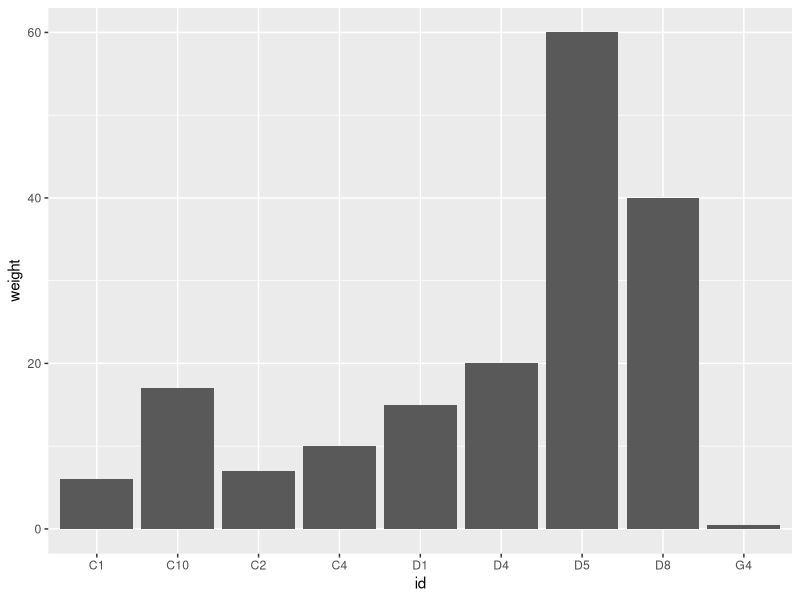
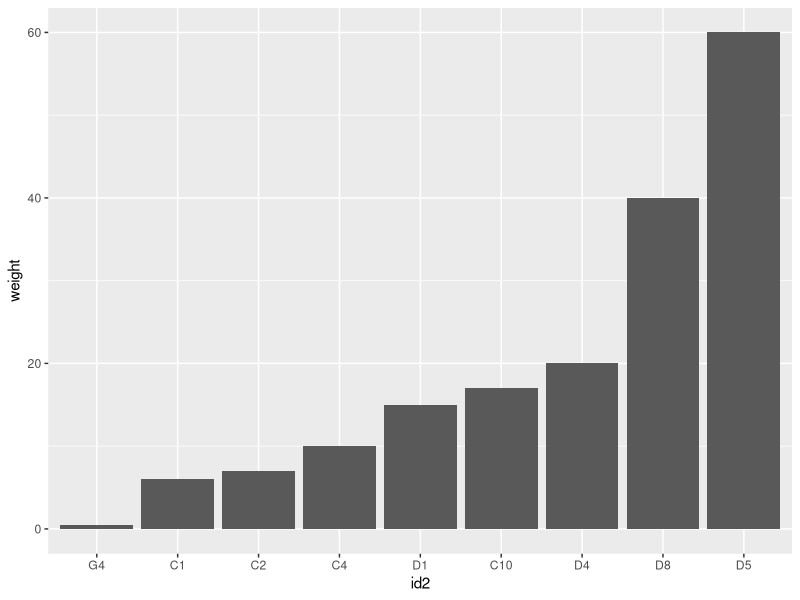
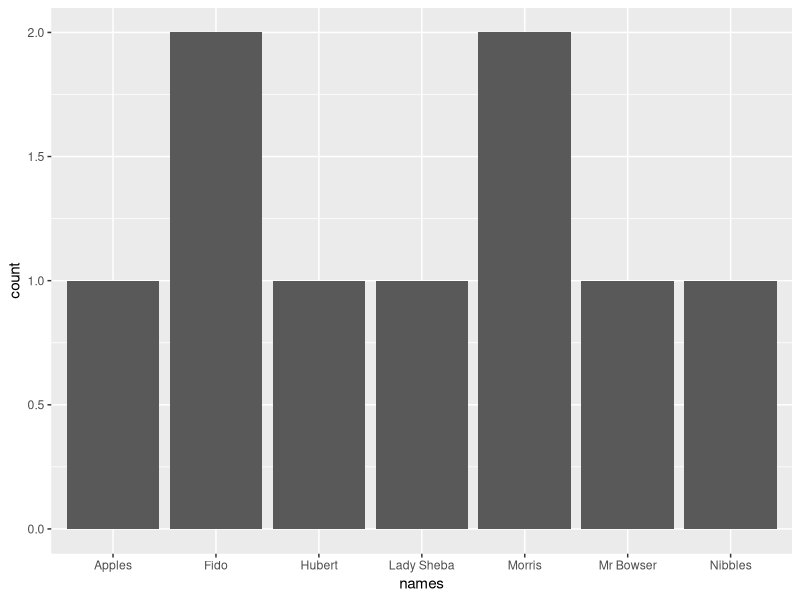
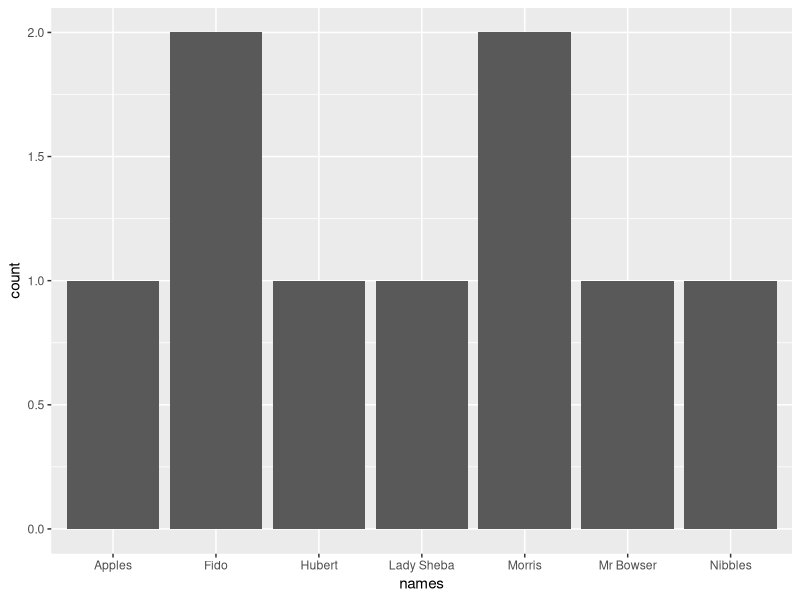
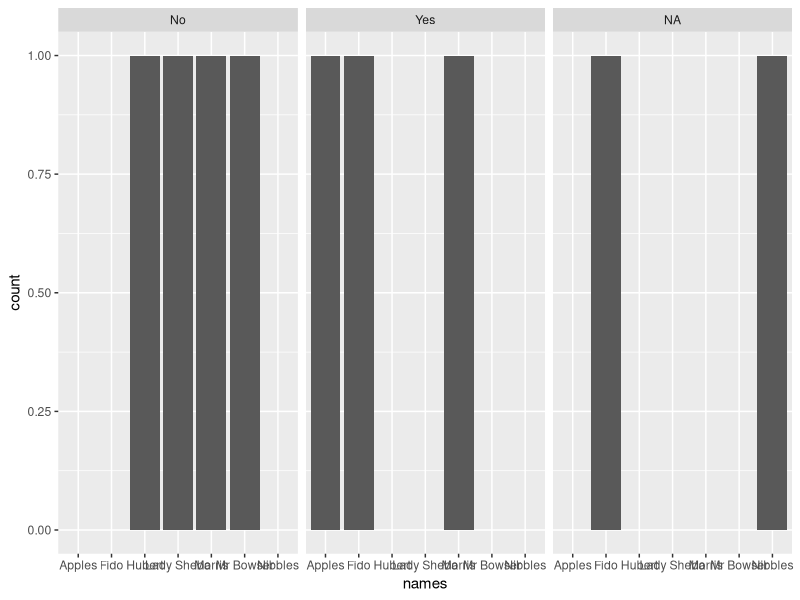
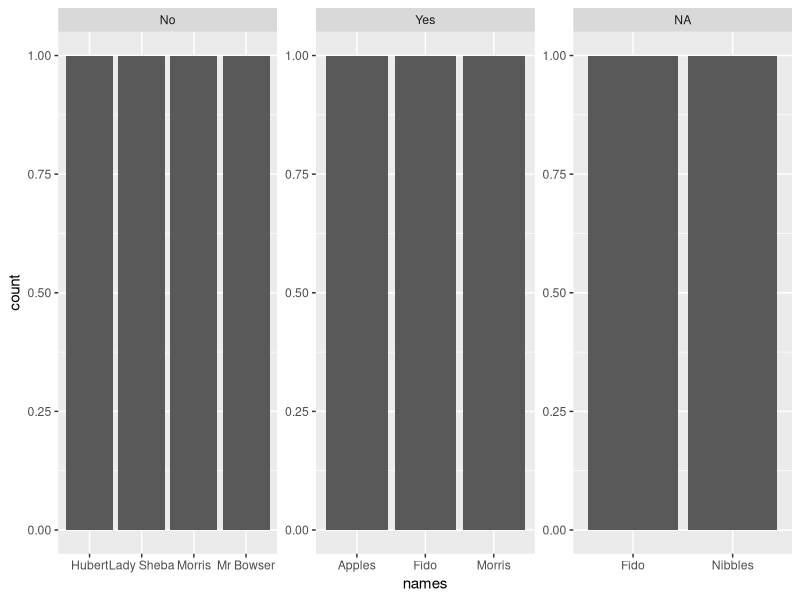
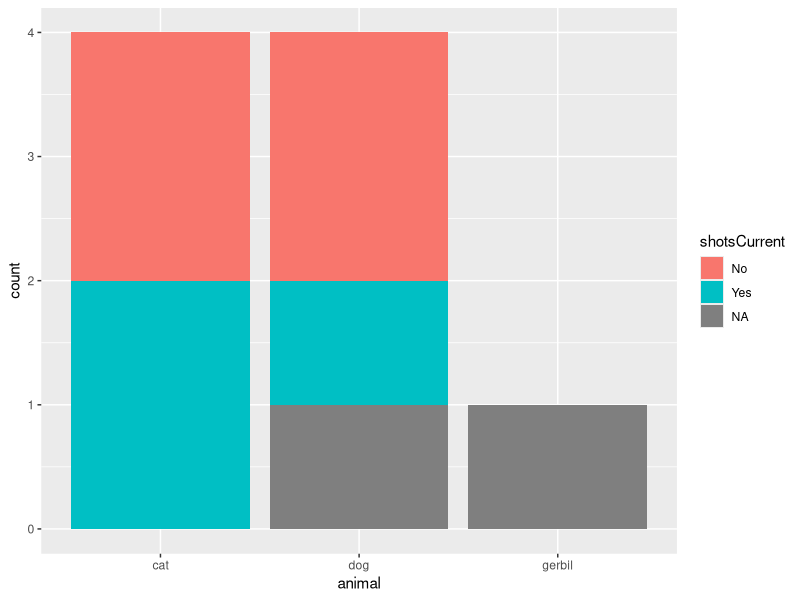
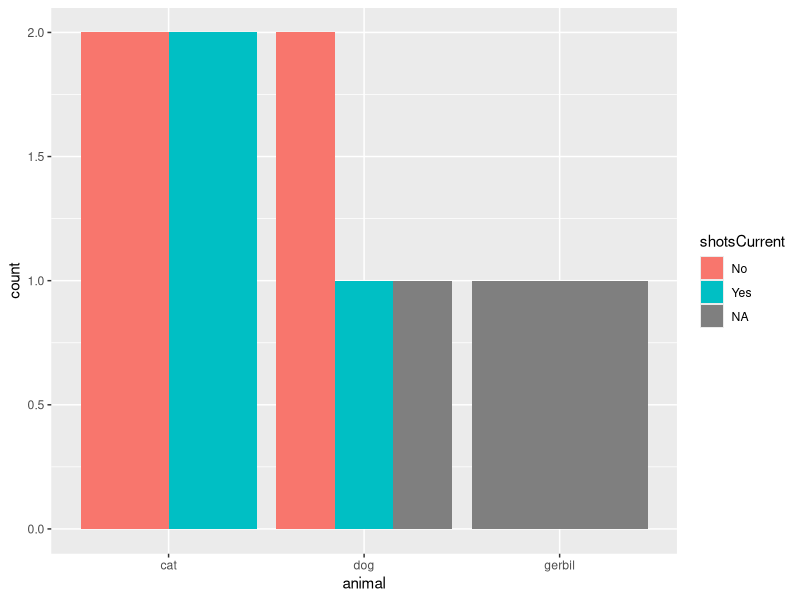

Reproduce these figures in R, in order.
## ---- chunk 1
knitr::opts_chunk$set(echo = TRUE)
library(tidyverse)
## ---- chunk 2
##make our table of pets
pets <- data.frame(id=c('C1','C2','D1','D4','D8', 'C4', 'D5', 'C10', "G4"),
                names=factor(c("Morris", "Morris", "Fido", "Mr Bowser", "Fido", "Lady Sheba", "Hubert", "Apples", "Nibbles")),
                weight=c(6,7,15,20,40, 10, 60, 17, 0.5),
                animal=factor(c("cat", "cat", "dog", "dog", "dog", "cat", "dog", "cat", "gerbil")),
                ##because it's an ordered category, we have to specify 
                ##order as the levels argument
                ageCategory= ordered(c("0-2", "5-8", "5-8", "3-4", "3-4", "5-8", "0-2", "5-8", "0-2"), 
                                       levels=c("0-2", "3-4", "5-8")),
                shotsCurrent=c("No", "Yes", NA, "No", "Yes", "No", "No", "Yes", NA))

pets
## ---- chunk 3
ggplot(data=pets, aes(x=id,y=weight)) + geom_bar(stat="identity")
## ---- chunk 4
library(forcats)
pets %>% mutate(id2=fct_reorder(id, weight))  %>% ggplot(aes(x=id2,y=weight)) + geom_bar(stat="identity")
## ---- chunk 5
ggplot(pets, aes(x=names)) + geom_bar()
## ---- chunk 6
ggplot(pets, aes(x=names)) + geom_bar()

## ---- chunk 7
ggplot(pets, aes(x=names)) + geom_bar() + facet_wrap(facets=~shotsCurrent)
## ---- chunk 8
ggplot(pets, aes(x=names)) + geom_bar() + facet_wrap(facets=~shotsCurrent, scale="free")
## ---- chunk 9
ggplot(pets, aes(x=animal,fill=shotsCurrent)) + geom_bar()

## ---- chunk 10
ggplot(pets, aes(x=animal,fill=shotsCurrent)) + geom_bar(position="dodge")

## ---- chunk 11
ggplot(pets, aes(x=shotsCurrent, y=weight)) + geom_boxplot()

## ---- chunk 12
ggplot(pets, aes(x=shotsCurrent, y=weight)) + geom_violin()

## ---- chunk 13
data(iris)

ggplot(iris, aes(x=Species, y=Sepal.Length, fill=Species)) + geom_violin()
